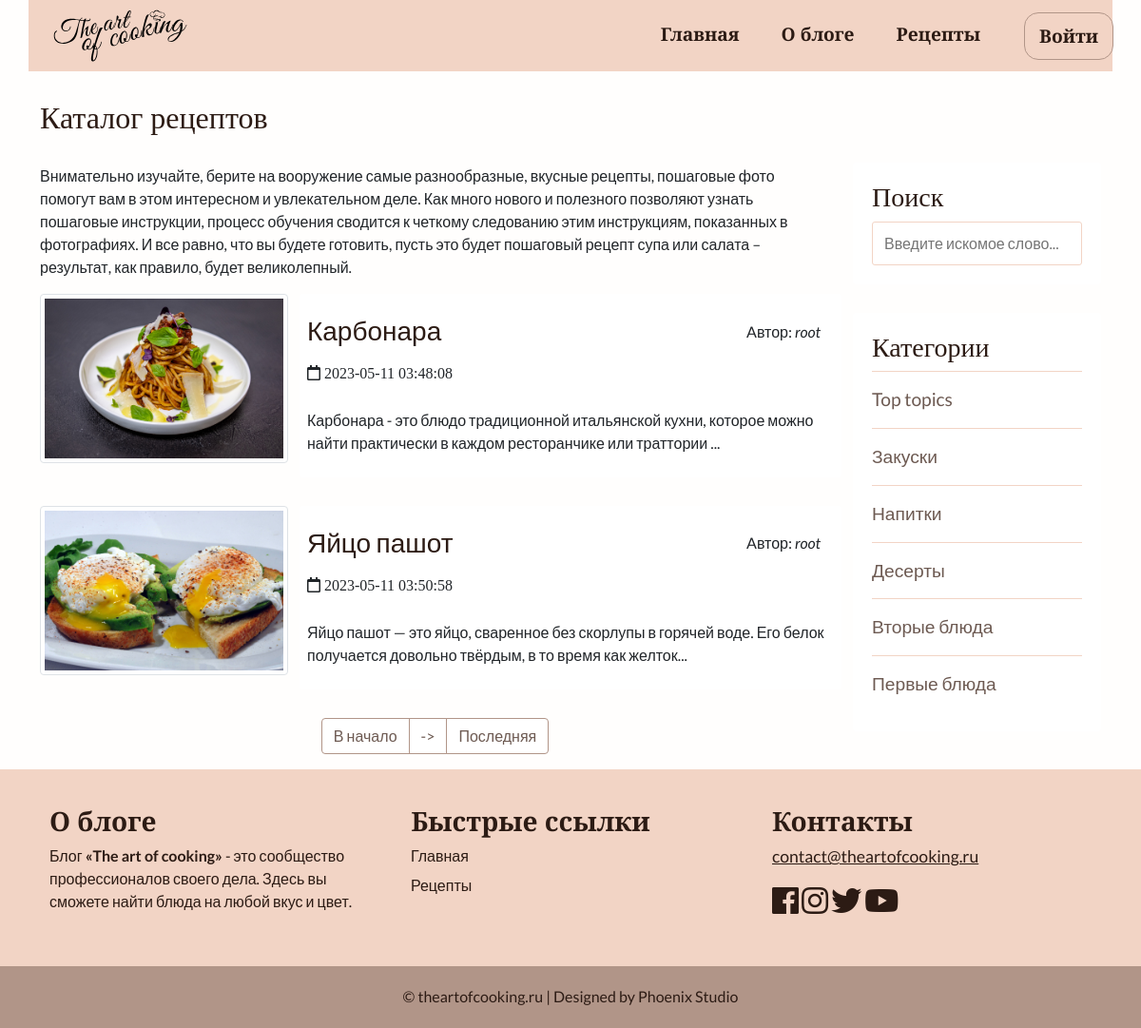
Screenshot of /catalog.php with the database file from the repository.
### tables this page shows
CREATE TABLE `posts` (
  `id` int NOT NULL,
  `id_user` int NOT NULL,
  `title` varchar(255) NOT NULL,
  `img` varchar(255) NOT NULL,
  `content` text NOT NULL,
  `status` tinyint NOT NULL,
  `id_topic` int DEFAULT NULL,
  `created_date` datetime NOT NULL DEFAULT CURRENT_TIMESTAMP
);

CREATE TABLE `users` (
  `id` int NOT NULL,
  `admin` tinyint NOT NULL,
  `username` varchar(255) NOT NULL,
  `email` varchar(255) NOT NULL,
  `password` varchar(255) NOT NULL,
  `created` timestamp NOT NULL DEFAULT CURRENT_TIMESTAMP
);

CREATE TABLE `topics` (
  `id` int NOT NULL,
  `name` varchar(121) NOT NULL,
  `description` text NOT NULL
);

### app/database/db.php (called while the page is built, shortened)
<?php
require 'connect.php';
function dbCheckError($query){
    $errInfo = $query->errorInfo();
    return true;
}
function selectAll($table, $params = []){
    global $pdo;
    $sql = "SELECT * FROM $table";
    $query = $pdo->prepare($sql);
    $query->execute();
    return $query->fetchAll();
}
function selectAllFromPostsWithUsersOnIndex($table1, $table2, $limit, $offset){
    global $pdo;
    $sql = "SELECT p.*, u.username FROM $table1 AS p JOIN $table2 AS u ON p.id_user = u.id WHERE p.status=1 LIMIT $limit OFFSET $offset";
    $query = $pdo->prepare($sql);
    $query->execute();
    return $query->fetchAll();
}

### app/controllers/topics.php (called while the page is built, shortened)
<?php
include SITE_ROOT . "/app/database/db.php";
$topics = selectAll('topics');

### catalog.php (the view, shortened to what this page needs)
<?php
    include "app/controllers/topics.php";
    $page = isset($_GET['page']) ? $_GET['page']: 1;
    $limit = 2;
    $offset = $limit * ($page - 1);
    $posts = selectAllFromPostsWithUsersOnIndex('posts', 'users', $limit, $offset);
?>
<!doctype html>
<html lang="en">
<head>
    <link href="https://cdn.jsdelivr.net/npm/bootstrap@5.0.0-beta2/dist/css/bootstrap.min.css" rel="stylesheet">
    <link rel="stylesheet" href="https://use.fontawesome.com/releases/v5.7.2/css/all.css"
>
    <link rel="stylesheet" href="assets/css/style.css">
</head>
<body>
<?php include("app/include/header.php"); ?>
<div class="container">
    <div class="content row">
        <div class="main-content col-md-9 col-12">
            <h2>Каталог рецептов</h2>
                <p>
                Внимательно изучайте, берите на вооружение самые разнообразные, вкусные рецепты, пошаговые фото помогут вам в этом интересном и увлекательном деле. Как много нового и полезного позволяют узнать пошаговые инструкции, процесс обучения сводится к четкому следованию этим инструкциям, показанных в фотографиях. И все равно, что вы будете готовить, пусть это будет пошаговый рецепт супа или салата – результат, как правило, будет великолепный.
                </p>
            <?php foreach ($posts as $post): ?>
                    <div class="post row">
                        <div class="img col-12 col-md-4">
                            <img src="<?=BASE_URL . 'assets/images/posts/' . $post['img'] ?>" alt="<?=$post['title']?>"
                                class="img-thumbnail">
                        </div>
                        <div class="post_text col-12 col-md-8">
                            <div class="post-name"
                                style="display: flex; justify-content:space-between; align-items: center;">
                                <h3><a href="<?=BASE_URL . 'single.php?post=' . $post['id'];?>"><?=substr($post['title'], 0, 80)?></a></h3>
                                <p class="author"><i class="fa fa-user-circle-o" aria-hidden="true"></i>Aвтор: <i><?=$post['username'];?></i></p>
                            </div>
                            <i class="far fa-calendar"> <?=$post['created_date'];?></i>
                            <p class="preview-text">
                                <?=mb_substr($post['content'], 0, 125, 'UTF-8'). '...'  ?>
                            </p>
                        </div>
                    </div>
                    <?php endforeach; ?>
            <?php include("app/include/pagination.php"); ?>
        </div>
        <div class="sidebar col-md-3 col-12">
            <div class="section search">
                <h3>Поиск</h3>
                <form action="search.php" method="post">
                    <input type="text" name="search-term" class="text-input" placeholder="Введите искомое слово...">
                </form>
            </div>
            <div class="section topics">
                <h3>Категории</h3>
                <ul>
                    <?php foreach ($topics as $key => $topic): ?>
                    <li>
                        <a href="<?=BASE_URL . 'category.php?id=' . $topic['id']; ?>"><?=$topic['name']; ?></a>
                    </li>
                    <?php endforeach; ?>
                </ul>
            </div>
        </div>
    </div>
</div>
<?php include("app/include/footer.php"); ?>
</body>
</html>

### assets/css/style.css (style rules this page uses)
* { font-family: 'Lato', sans-serif; }
html, h1, h2, h3, h4, h5, h6 { font-family: "Playfair Display"; color: #2C1B14; }
body { background: #fffefd; display: flex; min-height: 100vh; flex-direction: column; }
a { text-decoration: none; color: inherit; }
.main-content h2 { margin: 30px 0; }
.main-content .post { margin-bottom: 30px; }
.main-content .post_text { background: #ffffff; padding: 8px; border-radius: 3px; }
.main-content .post_text h3 { margin: 14px 0; }
.main-content .post_text i { margin: 0px 14px 14px 0; }
.main-content .author { margin: 0; }
.search { margin-top: 96px; }
input { padding: 10px 12px; display: block; width: 100%; border-radius: 3px; border: 1px solid #F2D4C5; line-height: 1.5rem; font-size: 1rem; }
.sidebar .section { background: #ffffff; padding: 20px; border-radius: 3px; margin-bottom: 30px; }
.sidebar .topics ul { margin: 0px; padding: 0px; list-style: none; }
.sidebar .topics ul li a { display: block; padding: 15px 0px 15px 0px; border-top: 1px solid #F2D4C5; transition: all 0.3s; text-decoration: none; font-weight: 500; color: #6d5a52; font-size: 1.2em; }

### rows the page displays
posts: img (picture), title "Карбонара", id_user.username "root", created_date "2023-05-11 03:48:08", content "Карбонара - это блюдо традиционной итальянской кухни, которое можно найти практически в каждом ресторанчике или траттории"
posts: img (picture), title "Яйцо пашот", id_user.username "root", created_date "2023-05-11 03:50:58", content "Яйцо пашот — это яйцо, сваренное без скорлупы в горячей воде. Его белок получается довольно твёрдым, в то время как желток"
topics: name "Top topics"
topics: name "Закуски"
topics: name "Напитки"
topics: name "Десерты"
topics: name "Вторые блюда"
topics: name "Первые блюда"
